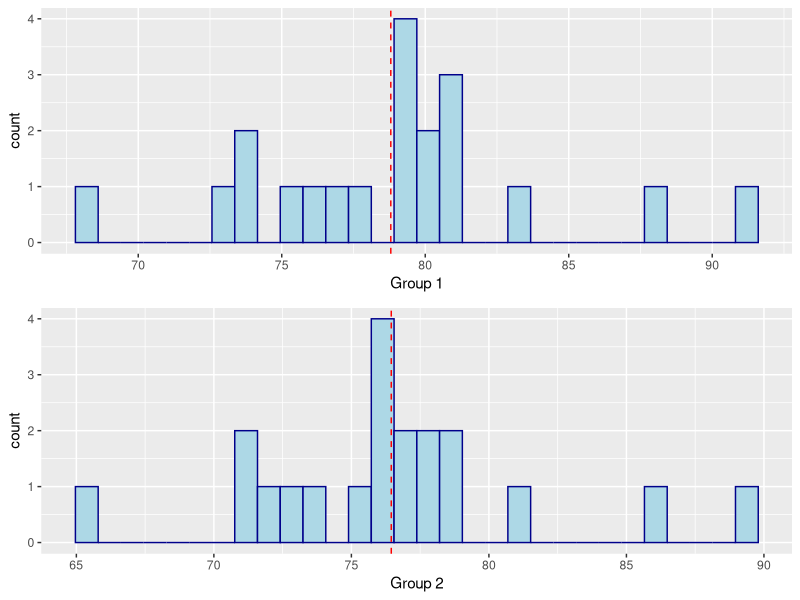
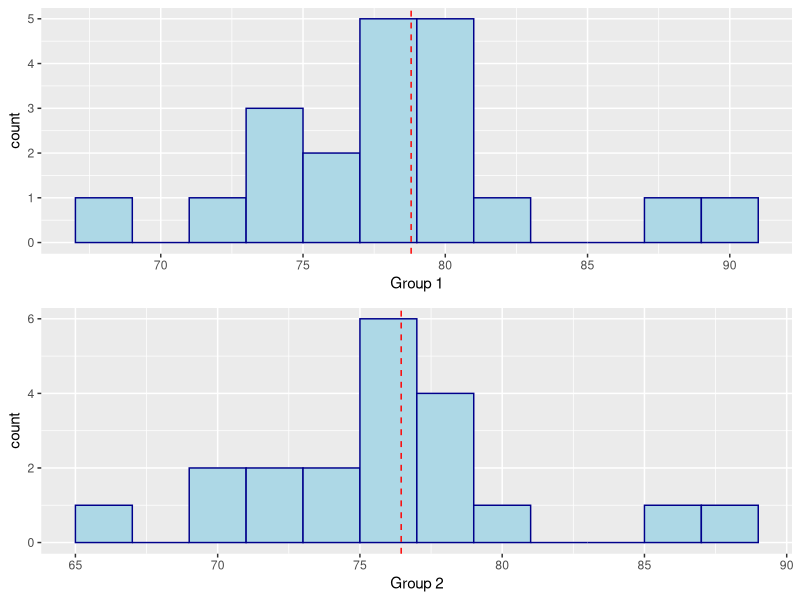

Source code (R) for these figures, in order:
## ---- chunk 1
library(ggplot2)
g1<-c(74,79,77,81,68,79,81,76,81,80,80,78,88,83,79,91,79,75,74,73)
g2<- c(65,77,78,74,76,73,71,71,86,81,76,89,79,78,77,76,72,76,75,79)
g<-data.frame(cbind(g1, g2))
names(g)<-c("Group 1", "Group 2")
library(magrittr)
p1<- g %>% ggplot(aes(x = `Group 1`))+ geom_histogram(color="darkblue", fill="lightblue")+geom_vline(aes(xintercept=mean(`Group 1`)), color="red", linetype="dashed")
p2<- g %>% ggplot(aes(x = `Group 2`))+ geom_histogram(color="darkblue", fill="lightblue")+geom_vline(aes(xintercept=mean(`Group 2`)), color="red", linetype="dashed")
p3<- g %>% ggplot(aes(x = `Group 1`))+ geom_histogram(binwidth = 2,color="darkblue", fill="lightblue")+geom_vline(aes(xintercept=mean(`Group 1`)), color="red", linetype="dashed")
p4<- g %>% ggplot(aes(x = `Group 2`))+ geom_histogram(binwidth = 2, color="darkblue", fill="lightblue")+geom_vline(aes(xintercept=mean(`Group 2`)), color="red", linetype="dashed")
gridExtra::grid.arrange(p1, p2)


## ---- chunk 2

gridExtra::grid.arrange(p3, p4)
